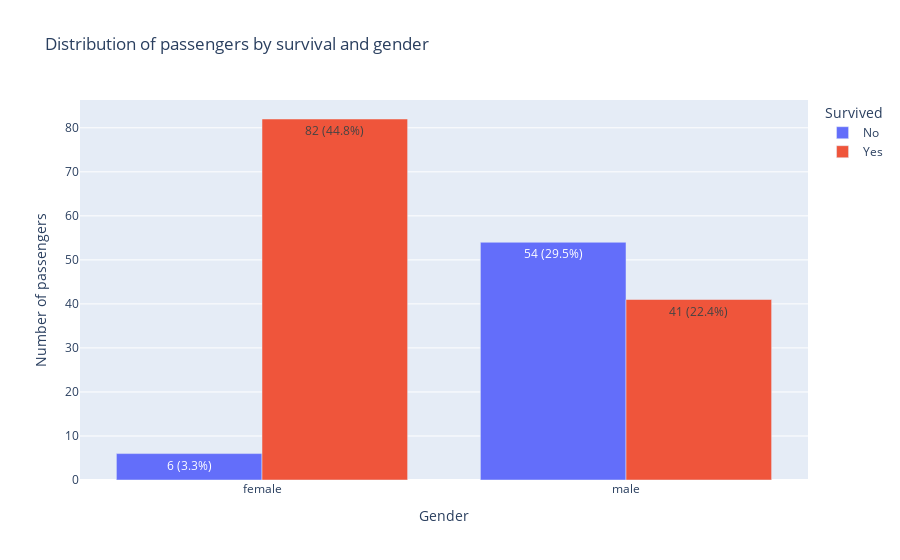

Notebook code cell kept with this figure:
### Code cell
# Step 4: Bar chart showing values and percentages (Percent of grand total)

fig_a = px.bar(
    group_gend_surv, 
    x="Sex", 
    y="frequency", 
    color="Survived_cats", 
    barmode='group',
    labels={"frequency": "Number of passengers", "Sex": "Gender", "Survived_cats": "Survived"},
    title="Distribution of passengers by survival and gender",
    text=[
        "{} ({:.1f}%)".format(count, proportion)
        for count, proportion in zip(group_gend_surv["frequency"], group_gend_surv["Percentage"])
         ],
)

fig_a.update_traces(textposition="inside")
fig_a.show()

### Figure 1 — Plotly figure (JSON) as saved in the notebook; plotly's stock layout.template omitted (floating-point values rounded to 4 significant figures)
{"data": [{"alignmentgroup": "True", "hovertemplate": "Survived=No<br>Gender=%{x}<br>Number of passengers=%{y}<br>text=%{text}<extra></extra>", "legendgroup": "No", "marker": {"color": "#636efa", "pattern": {"shape": ""}}, "name": "No", "offsetgroup": "No", "orientation": "v", "showlegend": true, "text": ["6 (3.3%)", "54 (29.5%)"], "textposition": "inside", "type": "bar", "x": ["female", "male"], "xaxis": "x", "y": [6, 54], "yaxis": "y"}, {"alignmentgroup": "True", "hovertemplate": "Survived=Yes<br>Gender=%{x}<br>Number of passengers=%{y}<br>text=%{text}<extra></extra>", "legendgroup": "Yes", "marker": {"color": "#EF553B", "pattern": {"shape": ""}}, "name": "Yes", "offsetgroup": "Yes", "orientation": "v", "showlegend": true, "text": ["82 (44.8%)", "41 (22.4%)"], "textposition": "inside", "type": "bar", "x": ["female", "male"], "xaxis": "x", "y": [82, 41], "yaxis": "y"}], "layout": {"barmode": "group", "legend": {"title": {"text": "Survived"}, "tracegroupgap": 0}, "title": {"text": "Distribution of passengers by survival and gender"}, "xaxis": {"anchor": "y", "domain": [0, 1], "title": {"text": "Gender"}}, "yaxis": {"anchor": "x", "domain": [0, 1], "title": {"text": "Number of passengers"}}}}
